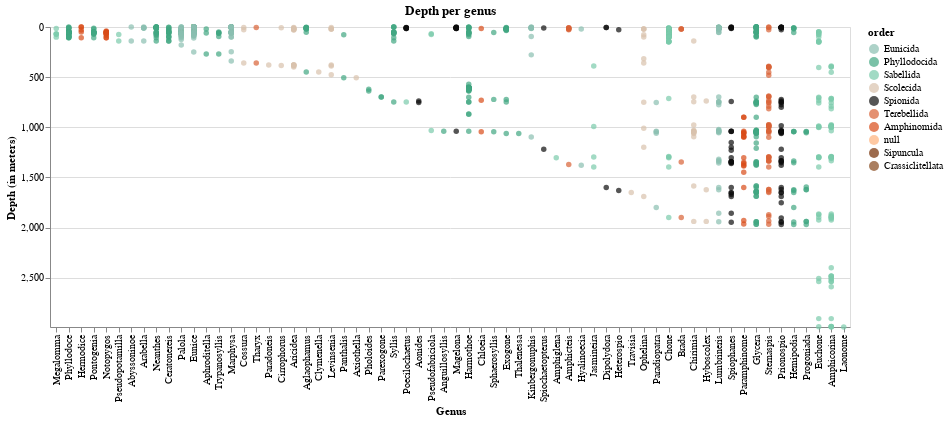

Write notebook code for a chart like this one.
### Markdown cell above
#### grupo de maior profundidade

### Code cell
# ordering x-axis per mean altitude
temp = alt.Chart(teste[teste['genus'].isin(grupo1)], width= 800,
                 title='Depth per genus').mark_circle(color= cores[0]).encode(
    x = alt.X('genus', type='nominal', title='Genus',
             sort=alt.EncodingSortField('min_depth', op='max', order="ascending")),
    y = alt.Y('min_depth', type='quantitative', title='Depth (in meters)', 
              scale= alt.Scale(domain=[max_y, 0])),
    color = alt.Color('order', scale= alt.Scale(domain=ordens, range=cores)),
    tooltip = alt.Tooltip(['catalog_number', 'family', 'genus','species',
                            'qualifier', 'start_year', 'determined_year','collector_full_name',
                            'country', 'state', 'locality', 'min_depth'])
)

temp.save('./graphs/depth/genus/depth_per_genus-maior-profundidade.html')
temp

### Figure 1 — Vega-Lite specification as saved in the notebook (floating-point values rounded to 4 significant figures; data arrays with more than 128 entries replaced by an {"elided": "..."} marker saying what was removed)
{"config": {"view": {"continuousWidth": 400, "continuousHeight": 300}}, "data": {"name": "data-e1efd7f896bfe82adef73fe272b1e0d3"}, "mark": {"type": "circle", "color": "#8ABFB0"}, "encoding": {"color": {"type": "nominal", "field": "order", "scale": {"domain": ["Eunicida", "Phyllodocida", "Sabellida", "Scolecida", "Spionida", "Terebellida", "Amphinomida", NaN, "Sipuncula", "Crassiclitellata"], "range": ["#8ABFB0", "#41A681", "#7ACAAB", "#D9C2AD", "#0D0D0D", "#D96236", "#D94B18", "#FFB27C", "#732C02", "#86471B"]}}, "tooltip": [{"type": "nominal", "field": "catalog_number"}, {"type": "nominal", "field": "family"}, {"type": "nominal", "field": "genus"}, {"type": "nominal", "field": "species"}, {"type": "nominal", "field": "qualifier"}, {"type": "quantitative", "field": "start_year"}, {"type": "quantitative", "field": "determined_year"}, {"type": "nominal", "field": "collector_full_name"}, {"type": "nominal", "field": "country"}, {"type": "nominal", "field": "state"}, {"type": "nominal", "field": "locality"}, {"type": "quantitative", "field": "min_depth"}], "x": {"type": "nominal", "field": "genus", "sort": {"field": "min_depth", "op": "max", "order": "ascending"}, "title": "Genus"}, "y": {"type": "quantitative", "field": "min_depth", "scale": {"domain": [2992.0, 0]}, "title": "Depth (in meters)"}}, "title": "Depth per genus", "width": 800, "$schema": "https://vega.github.io/schema/vega-lite/v4.8.1.json", "datasets": {"data-e1efd7f896bfe82adef73fe272b1e0d3": {"elided": "1042 records"}}}
